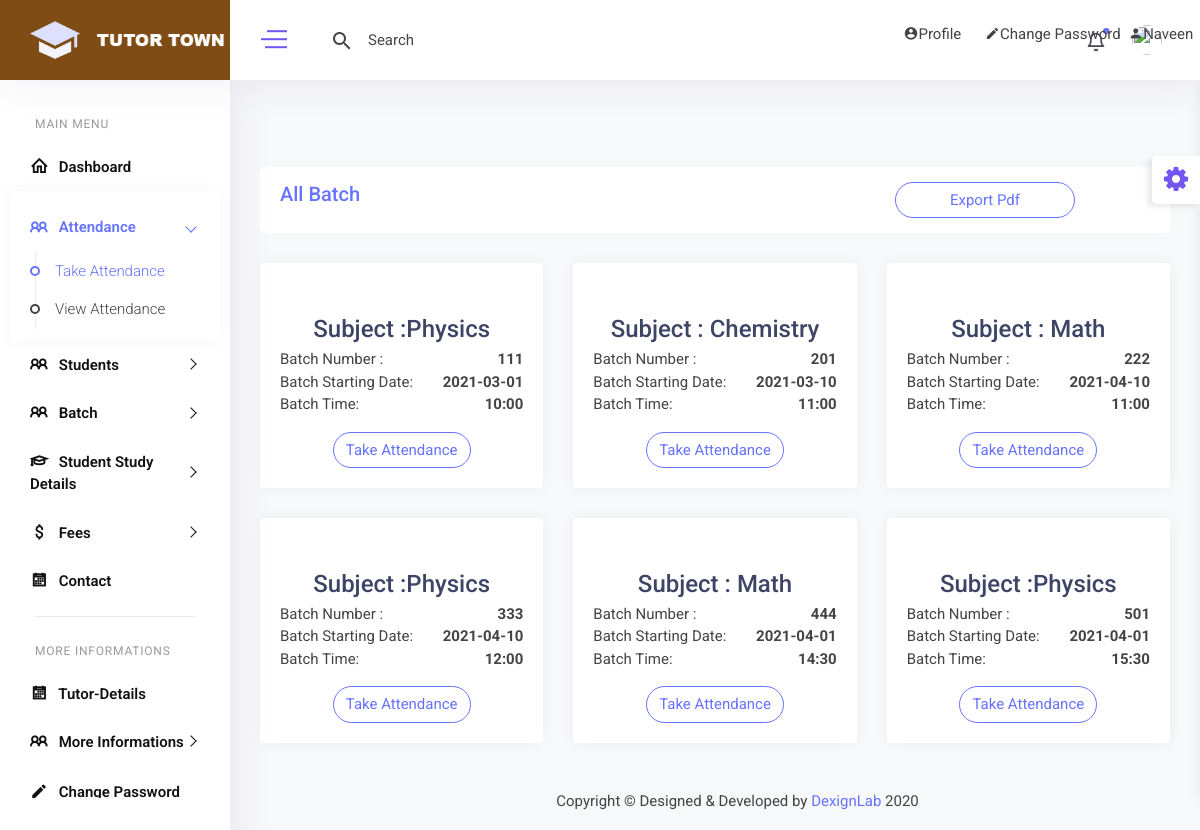
The app's page /batch_display/ (signed in) with its own data.
### myapp/models.py (models this page shows, shortened)
class Tutor(models.Model):
	fname=models.CharField(max_length=100)
	lname=models.CharField(max_length=100)
	email=models.CharField(max_length=100)
	mobile=models.CharField(max_length=100)
	password=models.CharField(max_length=100)
	cpassword=models.CharField(max_length=100)
	usertype=models.CharField(max_length=100)
	user_image=models.ImageField(upload_to='images/')
	status=models.CharField(max_length=100,default="inactive")

class Add_batch(models.Model):
	tutor=models.ForeignKey(Tutor,on_delete=models.CASCADE)
	bnum=models.CharField(max_length=100)
	bname=models.CharField(max_length=100)
	bsubject=models.CharField(max_length=100)
	bdate=models.CharField(max_length=100)
	btime=models.CharField(max_length=100)
	bday=models.CharField(max_length=100)
	bdetail=models.CharField(max_length=100)

### myapp/views.py (the view)
# urls.py: path('batch_display/',views.batch_display,name='batch_display'),
def batch_display(request):
	tutor=Tutor.objects.get(email=request.session['email'])
	add_batchs=Add_batch.objects.filter(tutor=tutor)
	return render(request,"batch_display.html",{'add_batchs':add_batchs})

### myapp/templates/batch_display.html (shortened to what this page needs)
{% extends 'tutor_header.html' %}
{% load static %}
{% block content %}
<!DOCTYPE html>
<html>
<head>
</head>
<body>
	<div>
		<div class="content-body">
			<div class="container-fluid">
				<div class="row page-titles mx-0">
					<div class="col-sm-6 p-md-0">
						<div class="welcome-text">
							<h4>All Batch</h4>
						</div>
					</div>
					<div class="col-sm-6 p-md-0 justify-content-sm-end mt-2 mt-sm-0 d-flex">
                        <ol class="breadcrumb">
                            <li ><button style="margin-right: 75px; width:180px;" class="btn btn-outline-primary btn-rounded">Export Pdf</button></li>
                        </ol>
                    </div>
				</div>
				<div class="row">
					<div class="col-lg-12">
						<div class="row tab-content">
							<div id="grid-view" class="tab-pane fade col-lg-12 active show">
								<div class="row">
									{% for i in add_batchs %}
									<div class="col-lg-4 col-md-6 col-sm-6 col-12">
										<div class="card card-profile">
											<div class="card-header justify-content-end pb-0">
											</div>
											<div class="card-body pt-2">
												<div class="text-center">
													<h3 class="mt-4 mb-1">Subject :{{i.bsubject}} </h3>
													<ul class="list-group mb-3 list-group-flush">
														<li class="list-item px-0 d-flex justify-content-between">
															<span class="mb-0">Batch Number :</span><strong>{{i.bnum}}</strong>
														</li>
														<li class="list-item px-0 d-flex justify-content-between">
															<span
																class="mb-0">Batch Starting Date:</span><strong>{{i.bdate}}</strong>
														</li>
														<li class="list-item px-0 d-flex justify-content-between">
															<span
																class="mb-0">Batch Time:</span><strong>{{i.btime}}</strong>
														</li>
													</ul>
													<form action="{% url 'attendance'  %}" method="POST">
														<input type="submit"  class="btn btn-outline-primary btn-rounded" name="action" value="Take Attendance">
													</form>
												</div>
											</div>
										</div>
									</div>
									{% endfor %}
								</div>
							</div>
						</div>
					</div>
				</div>
			</div>
			</div>
		</div>
		<div class="footer">
			<div class="copyright">
				<p>Copyright © Designed &amp; Developed by <a href="http://dexignlab.com/" target="_blank">DexignLab</a>
					2020</p>
			</div>
		</div>
</body>
</html>
{% endblock %}

### myapp/templates/tutor_header.html (shortened to what this page needs)
{% load static %}
<!DOCTYPE html>
<html lang="en">
<head>
    <link rel="stylesheet" href="{% static 'vendor/jqvmap/css/jqvmap.min.css' %}">
	<link rel="stylesheet" href="{% static 'vendor/chartist/css/chartist.min.css' %}">
	<link rel="stylesheet" href="{% static 'vendor/bootstrap-select/dist/css/bootstrap-select.min.css' %}">
    <link rel="stylesheet" href="{% static 'css/style.css' %}">
	<link rel="stylesheet" href="{% static 'css/skin-2.css' %}">
</head>
<body >
    <div id="main-wrapper">
        <div class="nav-header" style="background-color: #804c16;">
            <a href="{% url 'tutor_index' %}" class="brand-logo">
                <img class="logo-abbr" src="{% static 'images/logo-white.png' %}" alt="">
                <img class="brand-title" src="{% static 'images/logo_image1.png' %}" alt="">
            </a>
            <div class="nav-control">
                <div class="hamburger">
                    <span class="line"></span><span class="line"></span><span class="line"></span>
                </div>
            </div>
        </div>
        <div class="header">
            <div class="header-content">
                <nav class="navbar navbar-expand">
                    <div class="collapse navbar-collapse justify-content-between">
                        <div class="header-left">
                            <div class="search_bar dropdown">
                                <span class="search_icon p-3 c-pointer" data-toggle="dropdown">
                                    <i class="mdi mdi-magnify"></i>
                                </span>
                                <div class="dropdown-menu p-0 m-0">
                                    <form>
                                        <input class="form-control" type="search" placeholder="Search" aria-label="Search">
                                    </form>
                                </div>
                            </div>
                        </div>
                         <div class="header-left">
                            <div class="search_bar dropdown">
                                <div class="dropdown-menu custom-drp-menu p-0 mt-3">
                                   <a style="" href="{% url 'tutor_profile' %}" class="mdi mdi-account-circle">Profile</a>
                                   <a style="" href="{% url 'tutor_change_password' %}" class="mdi  mdi-pencil">Change Password</a>&nbsp;
                                   <span class=" mdi mdi-account">{{request.session.fname}}</span>
                                </div>
                            </div>
                        </div>
                        <ul class="navbar-nav header-right">
                            <li class="nav-item dropdown notification_dropdown">
                                <a class="nav-link bell ai-icon" href="#" role="button" data-toggle="dropdown">
                                    <div class="pulse-css"></div>
                                </a>
                            </li>
                            <li class="nav-item dropdown header-profile">
                                <a class="nav-link" href="#" role="button" data-toggle="dropdown">
                                    <img src="{{request.session.user_image}}" width="20" alt=""/>
                                </a>
                            </li>
                        </ul>
                    </div>
                </nav>
            </div>
        </div>
        <div class="dlabnav">
            <div class="dlabnav-scroll">
                <ul class="metismenu" id="menu">
                    <li class="nav-label first">Main Menu</li>
                    <li><a href="javascript:void()" aria-expanded="false">
							<i class="la la-home"></i>
							<span class="nav-text">Dashboard</span>
						</a>
                    </li>
					<li><a class="has-arrow" href="javascript:void()" aria-expanded="false">
							<i class="la la-users"></i>
							<span class="nav-text">Attendance</span>
						</a>
                        <ul aria-expanded="false">
                            <li><a href="{% url 'batch_display' %}">Take Attendance</a></li>
                            <li><a href="{% url 'view_attendance_by_tutor' %}">View Attendance</a></li>
                        </ul>
                    </li>
					<li><a class="has-arrow" href="javascript:void()" aria-expanded="false">
							<i class="la la-users"></i>
							<span class="nav-text">Students</span>
						</a>
                    </li>
                    <li><a class="has-arrow" href="javascript:void()" aria-expanded="false">
                        <i class="la la-users"></i>
                        <span class="nav-text">Batch</span>
                    </a>
                </li>
					<li><a class="has-arrow" href="javascript:void()" aria-expanded="false">
							<i class="la la-graduation-cap"></i>
							<span class="nav-text">Student Study Details</span>
						</a>
                    </li>
					<li><a class="has-arrow" href="{% url 'feesdetails' %}" aria-expanded="false">
							<i class="la la-dollar"></i>
							<span class="nav-text">Fees</span>
						</a>
                    </li>
					<li><a class="ai-icon" href="{% url 'tutor_contact' %}" aria-expanded="false">
							<i class="la la-calendar"></i>
							<span class="nav-text">Contact</span>
						</a>
                    </li>
                    <li class="nav-label">More Informations</li>
					<li><a class="ai-icon" href="{% url 'tutor_details' %}" aria-expanded="false">
                            <i class="la la-calendar"></i>
                            <span class="nav-text">Tutor-Details</span>
                        </a>
                    </li>
                    <li><a class="has-arrow" href="javascript:void()" aria-expanded="false">
							<i class="la la-users"></i>
							<span class="nav-text">More Informations</span>
						</a>
                    </li>
                    <li><a class="ai-icon" href="{% url 'tutor_change_password' %}" aria-expanded="false">
                            <i class="mdi mdi-pencil"></i>
                            <span class="nav-text">Change Password</span>
                        </a>
                    </li>
				</ul>
            </div>
        </div>
        <div class="footer">
            <div class="copyright">
                <p>Copyright © Designed &amp; Developed by <a href="http://dexignlab.com/" target="_blank">DexignLab</a> 2020</p>
            </div>
        </div>
    </div>
</body>
</html>
{% block content%}
{% endblock %}

### myapp/static/css/skin-2.css (style rules this page uses)
.page-titles h4 { color: #6673fd; }
.footer .copyright a { color: #6673fd; }
.hamburger .line { background: #6673fd; }
.pulse-css { background: #6673fd; }
.pulse-css:after, .pulse-css:before { background-color: #6673fd; }
.dlabnav .metismenu > li.mm-active > a { color: #6673fd; }
.dlabnav .metismenu ul a:hover, .dlabnav .metismenu ul a:focus, .dlabnav .metismenu ul a.mm-active { color: #6673fd; }
.btn-outline-primary { color: #6673fd; border-color: #6673fd; }

### myapp/templates/tutor_header.html (style rules this page uses)
.custom-drp-menu a { margin-left: 20px; }
.custom-drp-menu { left: 160px !important; width: 350px; }

### records on screen
Tutor: session.fname "Naveen"
Add_batch: bsubject "Physics", bnum "111", bdate "2021-03-01", btime "10:00"
Add_batch: bsubject "Chemistry", bnum "201", bdate "2021-03-10", btime "11:00"
Add_batch: bsubject "Math", bnum "222", bdate "2021-04-10", btime "11:00"
Add_batch: bsubject "Physics", bnum "333", bdate "2021-04-10", btime "12:00"
Add_batch: bsubject "Math", bnum "444", bdate "2021-04-01", btime "14:30"
Add_batch: bsubject "Physics", bnum "501", bdate "2021-04-01", btime "15:30"
